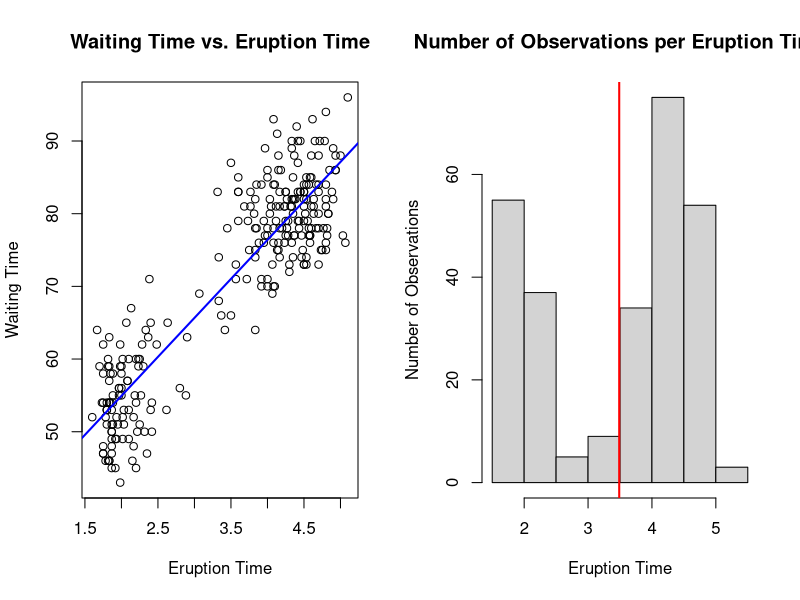

The R script that drew this image:
## ---- chunk 1
summary(faithful$eruptions)
summary(faithful$waiting)
## ---- chunk 2
par(mfcol=c(1, 2))
plot(faithful$eruptions, faithful$waiting, xlab = "Eruption Time", ylab = "Waiting Time",
     main = "Waiting Time vs. Eruption Time")
abline(lm(waiting ~ eruptions, data = faithful), col = "blue", lwd = 2)

hist(faithful$eruptions, breaks = 6, xlab = "Eruption Time", ylab = "Number of Observations", 
     main = "Number of Observations per Eruption Time")
abline(v = mean(faithful$eruptions), col = "red", lwd = 2)
## ---- chunk 3
fit <- lm(waiting ~ eruptions, data = faithful)
summary(fit)$coeff
## ---- chunk 4
predict(fit, newdata = data.frame(eruptions = c(2.5)))
